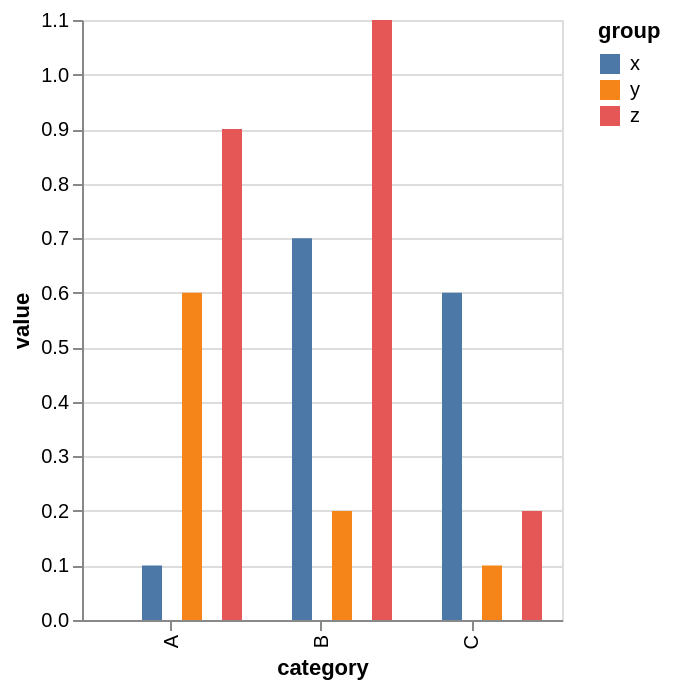

Vega-Lite specification stored for this chart:
### Vega-Lite specification from a JSON file in a GitHub repository (floating-point values rounded to 4 significant figures)
{"$schema": "https://vega.github.io/schema/vega-lite/v5.json", "data": {"values": [{"category": "A", "group": "x", "value": 0.1}, {"category": "A", "group": "y", "value": 0.6}, {"category": "A", "group": "z", "value": 0.9}, {"category": "B", "group": "x", "value": 0.7}, {"category": "B", "group": "y", "value": 0.2}, {"category": "B", "group": "z", "value": 1.1}, {"category": "C", "group": "x", "value": 0.6}, {"category": "C", "group": "y", "value": 0.1}, {"category": "C", "group": "z", "value": 0.2}]}, "mark": "bar", "encoding": {"x": {"field": "category"}, "y": {"field": "value", "type": "quantitative"}, "xOffset": {"field": "group"}, "color": {"field": "group"}}, "config": {"bar": {"discreteBandSize": {"band": 0.5}}}}
